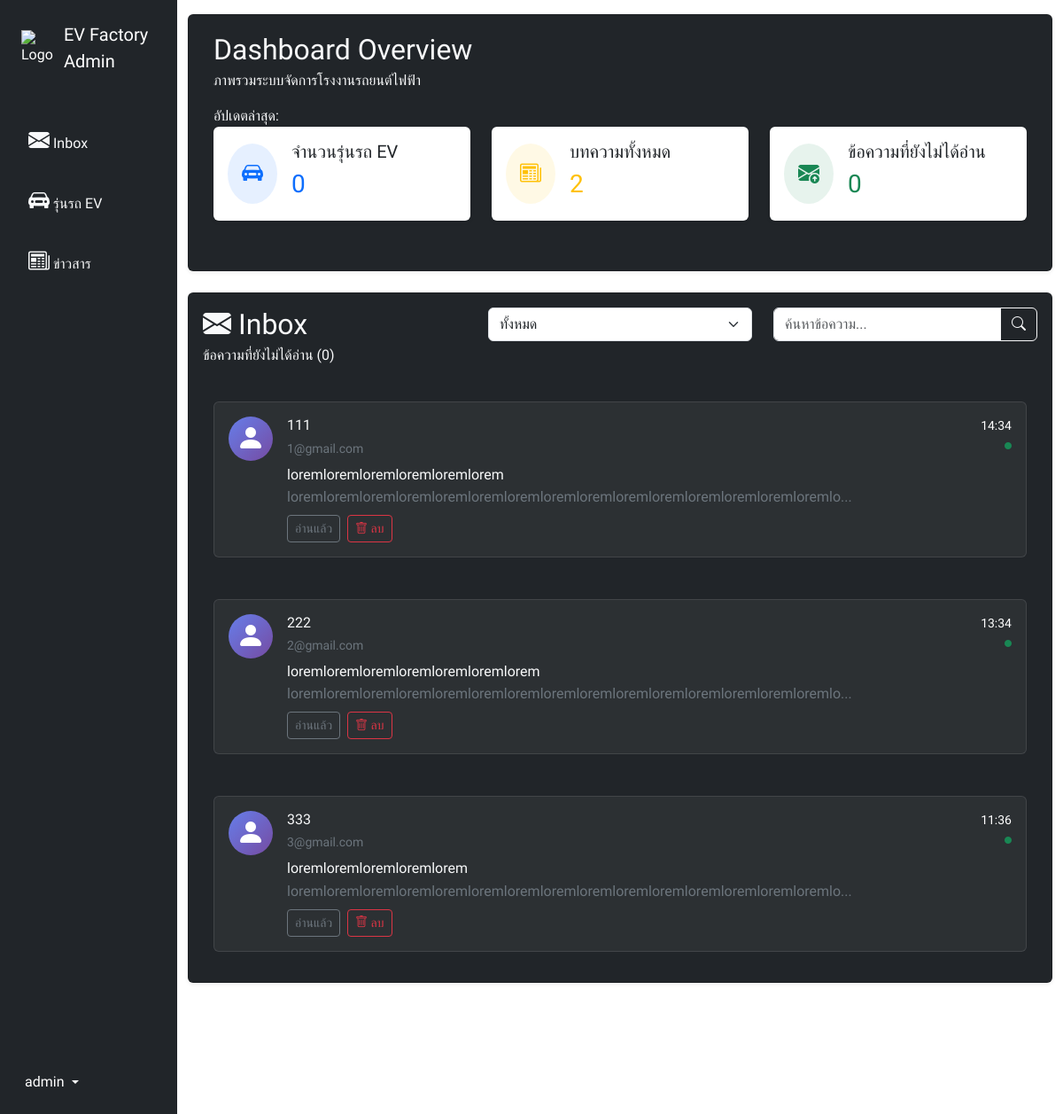
Page /admin/ (signed in) on the earlier database version.
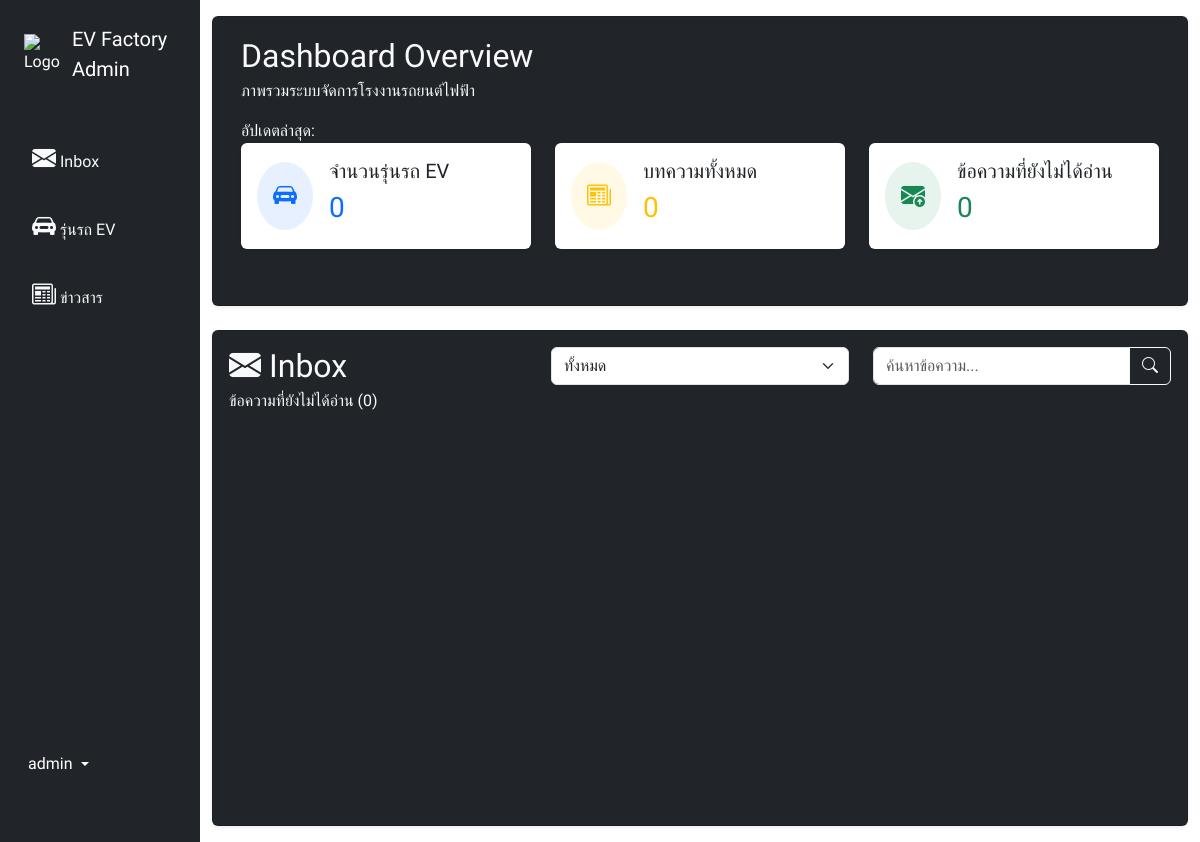
Same page on the later database version.
### tables this page shows
CREATE TABLE `email_tb` (
  `email_id` int(11) NOT NULL,
  `email_name` varchar(255) NOT NULL,
  `email_back` varchar(255) NOT NULL,
  `email_title` text NOT NULL,
  `email_status` varchar(10) NOT NULL,
  `email_detail` text NOT NULL,
  `email_datetime` datetime NOT NULL
);

### admin/index.php (the view, shortened to what this page needs)
<?php
include('../functions/config.php');
?>
<!DOCTYPE html>
<html lang="en">
<head>
  <?php
  include('../include/header_admin.php');
  ?>
</head>
<body>
  <div class="container-fluid">
    <div class="row flex-nowrap">
      <?php
      include('../include/sidebar_admin.php');
      ?>
      <div class="container-fluid col py-3">
        <?php
        include('../include/navbar_admin.php');
        ?>
        <?php
        $sort = "";
        $sql = "SELECT * FROM email_tb WHERE 1";
        $query = $conn->query($sql);
        ?>
        <div class="card shadow-sm bg-dark mt-4 overflow-auto " style="height: 62vh;">
          <div class="card-body text-white">
            <form action="" method="post">
              <div class="row mb-4">
                <div class="col-md-4 col-12">
                  <h2 class="text-light mb-1">
                    <i class="bi-envelope-fill me-2"></i>Inbox
                  </h2>
                  <p class="text-light">ข้อความที่ยังไม่ได้อ่าน (<?= $unreadMessages ?>)</p>
                </div>
                <div class="col-md-4 col-12 ">
                  <div class="input-group">
                    <select name="sort" class="form-select" id="">
                      <option value="" <?= $sort == "" ? "selected" : "" ?>>ทั้งหมด</option>
                    </select>
                  </div>
                </div>
                <div class="col-md-4 col-12 mt-md-0 mt-2">
                  <div class="input-group">
                    <input type="text" class="form-control search-bar" name="search" placeholder="ค้นหาข้อความ..." aria-label="Search">
                    <button class="btn btn-outline-light" type="submit">
                      <i class="bi-search"></i>
                    </button>
                  </div>
                </div>
              </div>
            </form>
            <div class="container-fluid">
              <div class="row g-3">
                <?php
                if ($query->num_rows > 0) {
                  while ($row = $query->fetch_assoc()) {
                    $modalId = "messageModal" . $row['email_id'];
                ?>
                    <div class="col-12 col-md-12">
                      <div class="message-item <?= $row['email_status'] == "unread" ? "unread" : "read" ?> p-3 rounded"
                        data-bs-toggle="modal"
                        data-bs-target="#<?= $modalId ?>">
                        <div class="d-flex flex-column flex-sm-row">
                          <div class="message-avatar me-0 me-sm-3 mb-2 mb-sm-0 text-center">
                            <i class="bi-person-fill fs-2"></i>
                          </div>
                          <div class="flex-grow-1">
                            <div class="d-flex justify-content-between align-items-start mb-2 flex-wrap">
                              <div>
                                <h6 class="mb-1 text-light"><?= htmlspecialchars($row['email_name']) ?></h6>
                                <small class="text-secondary"><?= htmlspecialchars($row['email_back']) ?></small>
                              </div>
                              <div class="text-end small">
                                <div class="message-time">
                                  <?= date("H:i", strtotime($row['email_datetime'])) ?>
                                </div>
                                <i class="bi-circle-fill text-success" style="font-size: 8px;"></i>
                              </div>
                            </div>
                            <h6 class="text-light mb-1"><?= htmlspecialchars($row['email_title']) ?></h6>
                            <p class="text-secondary mb-2">
                              <?= mb_strimwidth($row['email_detail'], 0, 80, "...") ?>
                            </p>
                            <div class="d-flex gap-2 flex-wrap">
                              <?php if ($row['email_status'] == "unread"): ?>
                                <button class="btn btn-sm btn-outline-success">ยังไม่ได้อ่าน</button>
                              <?php else: ?>
                                <button class="btn btn-sm btn-outline-secondary">อ่านแล้ว</button>
                                <form action="../functions/fn_deleteemail.php" method="post" onsubmit="return confirm('คุณแน่ใจหรือไม่ที่จะลบข้อความนี้?');">
                                  <button type="submit" class="btn btn-sm btn-outline-danger">
                                    <i class="bi bi-trash"></i> ลบ
                                  </button>
                                </form>
                              <?php endif; ?>
                            </div>
                          </div>
                        </div>
                      </div>
                    </div>
              </div>
            </div>
          </div>
        </div>
    <?php
                  }
                }
    ?>
      </div>
    </div>
  </div>
  </div>
  </div>
  </div>
  </div>
</body>
</html>

### include/header_admin.php (shortened to what this page needs)
<link rel="stylesheet" href="../assets/custom/style_admin.css">
<link rel="stylesheet" href="../assets/bootstrap/css/bootstrap.min.css">
<link rel="stylesheet" href="../assets/bootstrap-icons/font/bootstrap-icons.css">

### include/sidebar_admin.php (shortened to what this page needs)
<div class="col-auto col-md-3 col-xl-2 px-sm-2 px-0 bg-dark d-none d-md-block sidebar">
  <div class="d-flex flex-column align-items-center align-items-sm-start px-3 pt-2 text-white min-vh-100">
    <a href="/titan_ev/admin" class="d-flex align-items-center pb-3 mb-md-0 me-md-auto text-white text-decoration-none mt-3">
      <img src="../assets/images/logo.png" alt="Logo" width="40" height="40">
      <span class="fs-5 d-none d-sm-inline ms-2">EV Factory Admin</span>
    </a>
    <ul class="nav nav-pills flex-column mb-auto align-items-center align-items-sm-start gap-3">
      <li><a href="index.php" class="nav-link text-light align-middle px-2 "><i class="fs-4  bi-envelope-fill"></i><span class="ms-1 d-none d-sm-inline">Inbox</span></a></li>
      <li><a href="car.php" class="nav-link text-light align-middle px-2"><i class="fs-4 bi-car-front-fill"></i><span class="ms-1 d-none d-sm-inline">รุ่นรถ EV</span></a></li>
      <li><a href="news.php" class="nav-link text-light align-middle px-2"><i class="fs-4 bi-newspaper"></i><span class="ms-1 d-none d-sm-inline">ข่าวสาร</span></a></li>
    </ul>
    <div class="dropdown pb-4">
      <a href="#" class="d-flex align-items-center text-white text-decoration-none dropdown-toggle" id="dropdownUser1" data-bs-toggle="dropdown" aria-expanded="false">
        <span class="d-none d-sm-inline mx-1">admin</span>
      </a>
    </div>
  </div>
</div>

### include/navbar_admin.php (shortened to what this page needs)
<?php
$sqlCars = "SELECT COUNT(*) AS totalCars FROM product_tb";
$resCars = $conn->query($sqlCars);
$totalCars = ($row = $resCars->fetch_assoc()) ? $row['totalCars'] : 0;
$sqlArticles = "SELECT COUNT(*) AS totalArticles FROM news_tb";
$resArticles = $conn->query($sqlArticles);
$totalArticles = ($row = $resArticles->fetch_assoc()) ? $row['totalArticles'] : 0;
$sqlMessages = "SELECT COUNT(*) AS unreadMessages FROM email_tb WHERE email_status = 'unread'";
$resMessages = $conn->query($sqlMessages);
$unreadMessages = ($row = $resMessages->fetch_assoc()) ? $row['unreadMessages'] : 0;
?>
<div class="card shadow-sm bg-dark">
    <div class="card-body">
        <div class="col my-1">
            <div class="container-fluid">
                <div class="row">
                    <div class=" col-md-12 col-12">
                        <h2 class="text-light mb-1">Dashboard Overview</h2>
                        <p class="text-light">ภาพรวมระบบจัดการโรงงานรถยนต์ไฟฟ้า</p>
                    </div>
                    <div class="col-auto"> <span class="text-light">อัปเดตล่าสุด: <span id="currentTime"></span></span> </div>
                </div>
                <div class="row mb-4">
                    <div class="col-md-4 mb-3">
                        <div class="card stat-card border-0 shadow-sm h-100">
                            <div class="card-body">
                                <div class="d-flex align-items-center">
                                    <div class="rounded-circle bg-primary bg-opacity-10 p-3 me-3"> <i class="bi-car-front-fill text-primary fs-4"></i> </div>
                                    <div>
                                        <h5 class="card-title mb-1">จำนวนรุ่นรถ EV</h5>
                                        <h3 class="text-primary mb-2 mt-2"><?= $totalCars ?></h3>
                                    </div>
                                </div>
                            </div>
                        </div>
                    </div>
                    <div class="col-md-4 mb-3">
                        <div class="card stat-card border-0 shadow-sm h-100">
                            <div class="card-body">
                                <div class="d-flex align-items-center">
                                    <div class="rounded-circle bg-warning bg-opacity-10 p-3 me-3"> <i class="bi-newspaper text-warning fs-4"></i> </div>
                                    <div>
                                        <h5 class="card-title mb-1">บทความทั้งหมด</h5>
                                        <h3 class="text-warning mb-2 mt-2"><?= $totalArticles ?></h3>
                                    </div>
                                </div>
                            </div>
                        </div>
                    </div>
                    <div class="col-md-4 mb-3">
                        <div class="card stat-card border-0 shadow-sm h-100">
                            <div class="card-body">
                                <div class="d-flex align-items-center">
                                    <div class="rounded-circle bg-success bg-opacity-10 p-3 me-3"> <i class="bi-envelope-arrow-up-fill text-success fs-4"></i> </div>
                                    <div>
                                        <h5 class="card-title mb-1">ข้อความที่ยังไม่ได้อ่าน</h5>
                                        <h3 class="text-success mb-2 mt-2"><?= $unreadMessages ?></h3>
                                    </div>
                                </div>
                            </div>
                        </div>
                    </div>
                </div>
            </div>
        </div>
    </div>
</div>

### assets/custom/style_admin.css (style rules this page uses)
* { margin: 0; padding: 0; box-sizing: border-box; font-family: "Kanit", sans-serif; font-weight: 400; font-style: normal; }
body { background-image: url('../images/background.png'); background-size: cover; background-position: center; background-repeat: no-repeat; position: relative; color: white; }
.message-avatar { width: 50px; height: 50px; background: linear-gradient(135deg, #667eea, #764ba2); border-radius: 50%; display: flex; align-items: center; justify-content: center; color: white; font-weight: bold; }
.message-item { background: rgba(255, 255, 255, 0.05); border: 1px solid rgba(255, 255, 255, 0.1); border-radius: 12px; transition: all 0.3s ease; margin-bottom: 15px; padding: 20px; }

Differences in the rows shown:
removed email_tb: email_name "111", email_back "1@gmail.com", email_datetime "14:34", email_title "loremloremloremloremloremlorem", email_detail "loremloremloremloremloremloremloremloremloremloremloremloremloremloremloremlo..."
removed email_tb: email_name "222", email_back "2@gmail.com", email_datetime "13:34", email_title "loremloremloremloremloremloremlorem", email_detail "loremloremloremloremloremloremloremloremloremloremloremloremloremloremloremlo..."
removed email_tb: email_name "333", email_back "3@gmail.com", email_datetime "11:36", email_title "loremloremloremloremlorem", email_detail "loremloremloremloremloremloremloremloremloremloremloremloremloremloremloremlo..."
Other differences:
$totalArticles: "2" → "0"
